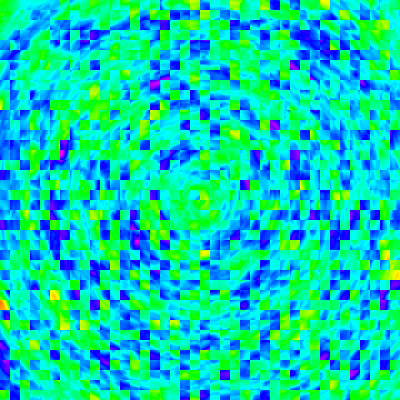
Frame 1 (no input)
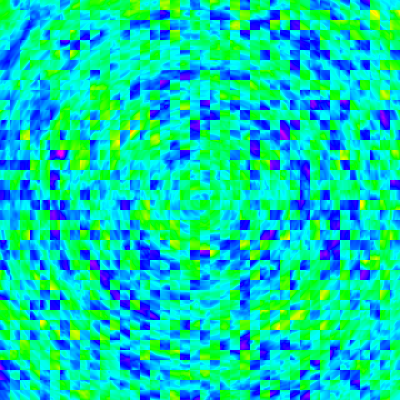
Frame 60 (the mouse pressed at the canvas centre just before this capture)
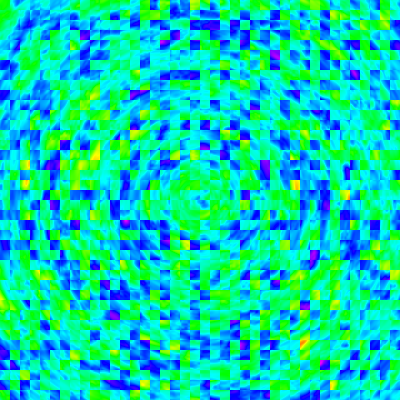
Frame 120 (the mouse held since frame 60 and released just before this capture)

The Processing sketch that drew these frames (run headless with seeded random() and noise(); from frame 60 on, the mouse is pressed at the canvas centre):

// Processing sketch: HigherDimensionalNoiseMapping
// ── HigherDimensionalNoiseMapping.pde
void setup() {
  size(400, 400);
  colorMode(HSB);
}

void draw() {
  background(0);
  loadPixels();
  float currentTime = millis()/100;
  for (int x=0; x < width; x++) {
    for (int y=0; y < height; y++) {
      //stroke(random(255));
      float scale = noise(currentTime+(x/10), currentTime+(y/10))*0.05f;
      float theta = cart2Polar(x,y).x;
      float ns = noise(scale*x, scale*y, theta*0.04);
      pixels[y*width+x]=color(ns*255, 255, 255);
    } //<>//
  }
  updatePixels();
}

public PVector cart2Polar(float x, float y) {
  float x1,y1;
  x1 = (width/2)-x;
  y1 = (height/2)-y;
  double r     = Math.sqrt(x1*x1 + y1*y1);
  double theta = Math.atan2((width/2)-x,(height/2)-y);
  return new PVector((float)r,(float)theta);
}
